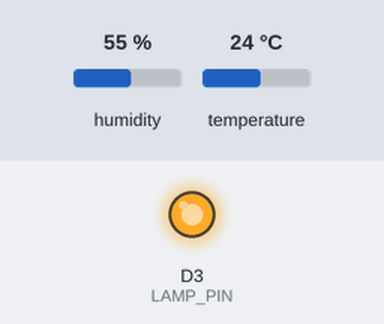
Recording of a sketch running on a simulated ESP8266 (NodeMCU). Parts: output pins drawn as LEDs (lit = HIGH). Inputs (shaded band) come from the test bench; at power-on: humidity 55 %, temperature 24 °C. The local clock reads 2024-03-15 10:24:30 at power-on unless the sketch sets it; what the sketch prints to the serial monitor is not drawn.

Above: at 0.1 s.
Timing chart, 0 to 1.6 s (numbered marks = the images above):
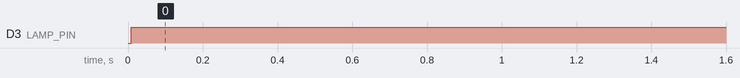

Measured:
- by itself, D3 (LAMP_PIN): LOW → HIGH at 0.01 s

The sketch:

main.ino
```cpp
#include "./Modules/Lamp.h"
#include "./Modules/AirConditioner.h"
#include "./Modules/Clock.h"
#include "./Modules/TemperatureHumidity.h"

/* This pin layout is for our nodemcu pcb desing
pay atention that is different for CAILL_nano*/

#define LAMP_PIN D3//#define LAMP_PIN 4 //------------------ in CAILL_nano
#define LAMP_ON_LEVEL 0 // #define LAMP_ON_WHITH 1 // ------ in CAILL_nano
#define AIR_CONDITIONER_PIN 2

// DHT PINS DEFINE ALREADY NOT WORKING
// #define DHTPIN 12
// //#define DHTTYPE DHT11   // DHT 11
// #define DHTTYPE DHT22   // DHT 22  (AM2302)

bool setTime = false; ///if true, the time of clock is seted with the next int vars
int hour = 1;
int minute = 49;

byte temperature = 28;

int horaEncendido = 20, minEncendido = 0, horasDeLuz = 12 ;
byte wantedTemperatureDay = 30, maxTemperatureDay = 33;
byte wantedTemperatureNight = 30, maxTemperatureNight = 33;


Clock RealTimeClock(setTime, hour, minute);
Lamp Lamp1(LAMP_PIN, LAMP_ON_LEVEL);
AirConditioner AirConditioner1(AIR_CONDITIONER_PIN);

TemperatureHumidity TandHSensor1;

int convertTimeToMinutes (byte hour, byte min = 0){
    const byte HOUR_IN_MINUTES = 60;
    if (hour){
        return hour * HOUR_IN_MINUTES + min;
    }
    return min;
}

void refreshTime(){
  RealTimeClock.getTimeStamp();
  hour = RealTimeClock.now.Hour();
  minute = RealTimeClock.now.Minute();
  Serial.println("Time");
  Serial.print(hour);
  Serial.print(" : ");
  Serial.println(minute);
}

void refreshTemperature(){
  int t = TandHSensor1.getTemperature();
  if(t) {
    temperature = t;
    Serial.println("");
    Serial.print("T:");
    Serial.println(temperature);
    return;
  }
};

void setup() {

    refreshTime();
    refreshTemperature();
    Lamp1.setLampTime( horaEncendido, minEncendido, horasDeLuz );

    AirConditioner1.setAirConditionerDayTemperatures( wantedTemperatureDay, maxTemperatureDay);
    AirConditioner1.setAirConditionerNightTemperatures( wantedTemperatureNight, maxTemperatureNight);
}

void loop() {

  refreshTime();
  refreshTemperature();

  bool lamp = Lamp1.updateLampState(hour, minute);
  bool AC = AirConditioner1.updateAcState(temperature, Lamp1.getLampState(), convertTimeToMinutes(hour, minute), Lamp1.getTurnOnMinute());
  Serial.print("Air:");
  Serial.print(AC);
  delay(10000);
}
```

AirConditioner.h
```cpp
#include "Arduino.h"
class AirConditioner{
    private:
        String name;
        int id;
        int pinOut;
        byte maxTemperatureOnDay;
        byte wantedTemperatureOnDay;
        byte maxTemperatureOnNight;
        byte wantedTemperatureOnNight;
        bool isOn;

        //offset to prevent big increase of temprerature when lamps turn on
        int offsetToDay = 60;

        bool manageAcDay(int indoorTemperature){
            return manageAc(indoorTemperature, maxTemperatureOnDay, wantedTemperatureOnDay);
        }

        bool manageAcNight(byte indoorTemperature){
            return manageAc(indoorTemperature, maxTemperatureOnNight, wantedTemperatureOnNight);
        }

        bool manageAcPrepareForDay(byte indoorTemperature){
            if (indoorTemperature > wantedTemperatureOnDay ){
                return turnOn();
            }
            return turnOff();
        }

        bool manageAc(byte indoorTemperature, byte maxTemperature, byte wantedTemperature){
            if (indoorTemperature >= maxTemperature ){
                return turnOn();

            }
            if(indoorTemperature <= wantedTemperature){
                return turnOff();
            }
            return isOn;
        }

        bool turnOn(){
            digitalWrite(pinOut, HIGH);
            isOn = 1;
            return isOn;
        }

        bool turnOff(){
            digitalWrite(pinOut, LOW);
            isOn = 0;
            return isOn;
        }

        bool isTimeToPrepare(int nowMinutes, int onMinutes){
            const int MINUTES_IN_A_DAY = 1439;
            int prepareToDay = onMinutes - offsetToDay;
            if(prepareToDay < 0){
                if(nowMinutes < onMinutes){
                  return 1;
                }
                prepareToDay = MINUTES_IN_A_DAY + prepareToDay;
            }
            if (nowMinutes >= prepareToDay){
                return 1;
            }
            return 0;
        }

      public:
        AirConditioner(byte pin){
            pinOut = pin;
            Serial.begin(115200);
            Serial.println("AirConditioner");
        }                  // Constructor

        void setAirConditionerPin(byte pin){
            pinOut = pin;
        }

        void setAirConditionerDayTemperatures( byte wantedTemperature, byte maxTemperature){
            wantedTemperatureOnDay = wantedTemperature;
            maxTemperatureOnDay = maxTemperature;
        }

        void setPrepareToDay(int timeToPrepareDay){
            offsetToDay = timeToPrepareDay;
        }

        void setAirConditionerNightTemperatures( byte wantedTemperature, byte maxTemperature ){
            wantedTemperatureOnNight = wantedTemperature;
            maxTemperatureOnNight = maxTemperature;
        }

        bool updateAcState(byte indoorTemperature, byte lampState, int nowMinutes, int onMinutes){
            if(lampState){
                return manageAcDay(indoorTemperature);
            }
            // if (isTimeToPrepare( nowMinutes, onMinutes )){
            //     return manageAcPrepareForDay(indoorTemperature);
            // }
            return manageAcNight(indoorTemperature);
        }
   };
```

Clock.h
```cpp
#include "Arduino.h"
#include <Wire.h>
#include <RtcDS3231.h>
RtcDS3231<TwoWire> Rtc(Wire);


class Clock{
    private:

        String name;
        void configureRtcHourAndMin( byte hour, byte min = 0 ){
            RtcDateTime modify = RtcDateTime(now.Year(), now.Month(),now.Day(),hour,min,0);
            Rtc.SetDateTime(modify);
        }
    public:

        RtcDateTime now;
        Clock(bool setTime = false, byte hour = 0, byte minute = 0){
            Serial.begin(115200);
            Rtc.Begin();
            Serial.println("Clock Inited");

            if(setTime){
                configureRtcHourAndMin(hour, minute);
            }
            getTimeStamp();


            Serial.print("Hour:");
            Serial.println(now.Hour());
            Serial.print("min:");
            Serial.println(now.Minute());
        }
        void getTimeStamp () {
            now = Rtc.GetDateTime();  //get the time from the RTC
        };

   };
```

Lamp.h
```cpp
#include "Arduino.h"
class Lamp{
    private:
        String name;
        int id;
        int pinOut;
        bool onLevel;
        int turnOnMinute;
        int turnOffMinute;
        bool turnOffTomorrow = false;
        byte lightHours;
        bool isOn;

        int onValue;   //Value on minutes that the lamp turn On
        int offValue;

        int manageLamp(int nowTimeInMin){
            if (turnOffTomorrow){ //the way in that the lamp identify if it needs to turn on and off in differents day
                if(nowTimeInMin >= turnOnMinute || nowTimeInMin <= turnOffMinute ){
                    return turnOn();
                }
                return turnOff();

            }
            if((nowTimeInMin >= turnOnMinute) && (nowTimeInMin < turnOffMinute)){
                return turnOn();
            }
            return turnOff();
        }

        bool turnOn(){
            digitalWrite(pinOut, onLevel);
            isOn = 1;
            return isOn;
        }

        bool turnOff(){
            digitalWrite(pinOut, !onLevel);
            isOn = 0;
            return isOn;
        }

        int convertTimeToMinutes (byte hour, byte min = 0){
            const byte HOUR_IN_MINUTES = 60;
            if (hour){
                return hour * HOUR_IN_MINUTES + min;
            }
            return min;
        }

        // int convertMinutesToTime (int minutes){
        //     int hour = minutes / HOUR_IN_MINUTES;
        //     int minute = minutes % HOUR_IN_MINUTES;
        //     return int [ hour, minute ]
        // }

        void minutesToSwitch( byte onHourParameter, byte onMinParameter, byte lightHoursParameter ){
            const int MINUTES_IN_A_DAY = 1439; /*23*60+59 TEST THIS*/

            turnOnMinute = convertTimeToMinutes( onHourParameter, onMinParameter );
            turnOffMinute = convertTimeToMinutes(lightHoursParameter) + turnOnMinute;
            if (turnOffMinute >= MINUTES_IN_A_DAY){
                turnOffMinute = turnOffMinute - MINUTES_IN_A_DAY;
                turnOffTomorrow = true;
                return;
            }
            turnOffTomorrow = false;
        }

      public:
        Lamp(byte pin, bool ON_LEVEL){
            pinOut = pin;
            pinMode(pinOut, OUTPUT);
            onLevel = ON_LEVEL;
            Serial.begin(115200);
            Serial.println("lamp");
            //setLampTime();
        }                  // Constructor

        void setLampPin(byte pin){
            pinOut = pin;
        }

        void setLampTime( int onHourParameter, int onMinParameter, int lightHoursParameter ){
            lightHours = lightHoursParameter;
            minutesToSwitch( onHourParameter, onMinParameter, lightHoursParameter);
        }

        // int getOnLampTime(){ // consider utility!!!!
        //     return convertMinutesToTime(turnOnMinute)
        // };

        int getTurnOnMinute(){
            return turnOnMinute;
        }

        int getTurnOffMinute(){
            return turnOffMinute;
        }

        bool getLampState(){
            return isOn;
        }

        bool updateLampState(byte nowHour, byte nowMinute){
            return manageLamp(convertTimeToMinutes( nowHour, nowMinute));
        }
   };
```

TemperatureHumidity.h
```cpp
#include "DHT.h"

//#define DHTTYPE DHT21   // DHT 21 (AM2301)

// Initialize DHT sensor for normal 16mhz Arduino
DHT dht(12, DHT22);

class TemperatureHumidity{
    private:
        // void createDht(byte DHTPIN, byte DHTTYPE){
        //     DHT dht(DHTPIN, DHTTYPE);
        // };

    public:
        TemperatureHumidity(){

            // createDht(dhtPin,dhtType);
            Serial.println("DHTxx test!");
            dht.begin();
        };

        int getTemperature () {
            float t = dht.readTemperature();
            if (isnan(t)) {
                Serial.println("Failed to read from DHT sensor!");
                return 0;
            }
            int temperature = round(t);
            return temperature;
        };

        int getHumidity () {
            float h = dht.readHumidity();
            if (isnan(h)) {
                Serial.println("Failed to read from DHT sensor!");
                return 0;
            }
            int humidity = round(h);
            return humidity;
        };

};
```
